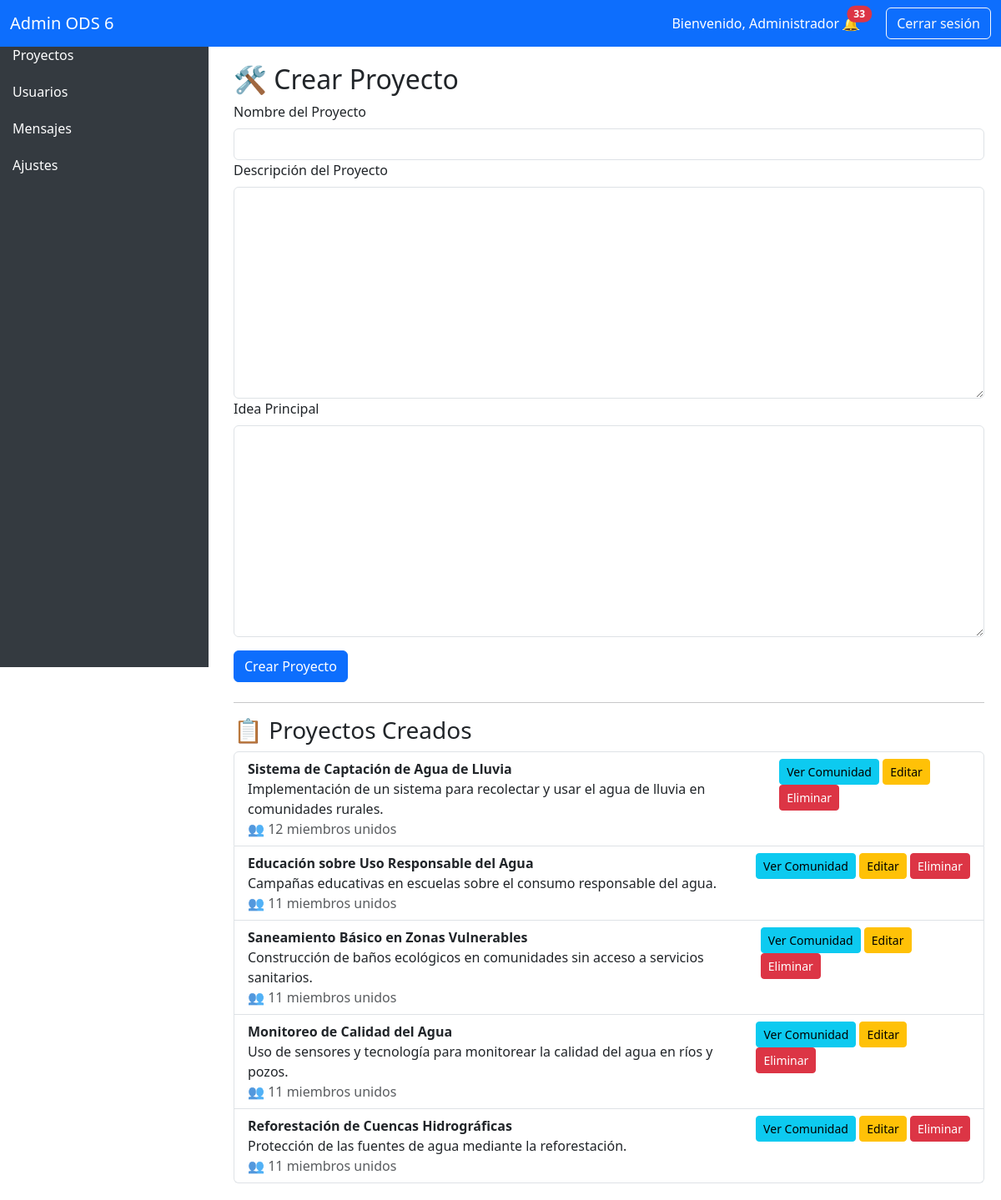
Screenshot of /proyectos/crear/ (signed in) with the database file from the repository.
### agua/models.py (models this page shows, shortened)
class Proyecto(models.Model):
    nombre = models.CharField(max_length=100)
    descripcion = models.TextField()
    idea_principal = models.TextField(blank=True, null=True)
    creado_por = models.ForeignKey(User, on_delete=models.CASCADE, related_name='proyectos_creados')
    fecha_creacion = models.DateTimeField(auto_now_add=True)
    miembros = models.ManyToManyField(User, related_name='proyectos_unidos', blank=True)

### agua/views.py (the view)
# urls.py: path('proyectos/crear/', views.crear_proyecto, name='crear_proyecto'),
@login_required
@user_passes_test(lambda u: u.is_staff)
def crear_proyecto(request):
    if request.method == "POST":
        form = ProyectoForm(request.POST)
        if form.is_valid():
            proyecto = form.save(commit=False)  # No guarda aún el objeto en la base de datos
            proyecto.creado_por = request.user  # Asigna el usuario actual a "creado_por"
            proyecto.save()  # Guarda el proyecto con el usuario asignado
            return redirect('crear_proyecto')  # Redirige a la página de proyectos
    else:
        form = ProyectoForm()
    proyectos = Proyecto.objects.all()  # Obtén todos los proyectos
    return render(request, 'agua/crear_proyecto.html', {'form': form, 'proyectos': proyectos})

### agua/forms.py
class ProyectoForm(forms.ModelForm):
    class Meta:
        model = Proyecto
        fields = ['nombre', 'descripcion', 'idea_principal']

### agua/context_processors.py (called while the page is built)
def notificaciones_context(request):
    mensajes_no_respondidos = MensajeContacto.objects.filter(respondido=False).count()
    usuarios_no_leidos = UsuarioLeido.objects.filter(leido=False).count()
    return {
        'usuarios_no_leidos': usuarios_no_leidos,
        'mensajes_no_respondidos': mensajes_no_respondidos
    }

### agua/templates/agua/crear_proyecto.html (shortened to what this page needs)
{% extends 'agua/base_admin.html' %}
{% load widget_tweaks %}
{% block content %}
<h2>🛠 Crear Proyecto</h2>
<form method="post" class="mb-4 needs-validation" novalidate>
    <div class="form-group">
        <label for="id_nombre" class="form-label">Nombre del Proyecto</label>
        {{ form.nombre|add_class:"form-control" }}
    </div>
    <div class="form-group">
        <label for="id_descripcion" class="form-label">Descripción del Proyecto</label>
        {{ form.descripcion|add_class:"form-control" }}
    </div>
    <div class="form-group">
        <label for="id_idea_principal" class="form-label">Idea Principal</label>
        {{ form.idea_principal|add_class:"form-control" }}
    </div>
    <button type="submit" class="btn btn-primary btn-block mt-3">Crear Proyecto</button>
</form>
<hr>
<h3>📋 Proyectos Creados</h3>
<ul class="list-group">
    {% for proyecto in proyectos %}
        <li class="list-group-item d-flex justify-content-between align-items-start flex-column flex-md-row">
            <div>
                <strong>{{ proyecto.nombre }}</strong><br>
                {{ proyecto.descripcion }}<br>
                <span class="text-muted">👥 {{ proyecto.miembros.count }} miembros unidos</span>
            </div>
            <div class="mt-2 mt-md-0">
                <a href="{% url 'proyecto_comunidad' proyecto.id %}" class="btn btn-info btn-sm">Ver Comunidad</a>
                <a href="{% url 'editar_proyecto' proyecto.id %}" class="btn btn-warning btn-sm">Editar</a>
                <a href="{% url 'eliminar_proyecto' proyecto.id %}" class="btn btn-danger btn-sm" onclick="return confirm('¿Estás seguro de eliminar este proyecto?');">Eliminar</a>
            </div>
        </li>
    {% empty %}
        <li class="list-group-item">No hay proyectos aún.</li>
    {% endfor %}
</ul>
{% endblock %}

### agua/templates/agua/base_admin.html (shortened to what this page needs)
<!DOCTYPE html>
<html lang="es">
<head>
    <link href="https://cdn.jsdelivr.net/npm/bootstrap@5.3.0/dist/css/bootstrap.min.css" rel="stylesheet">
</head>
<body>
    <nav class="navbar navbar-expand-lg navbar-dark bg-primary">
        <div class="container-fluid">
            <a class="navbar-brand" href="{% url 'admin_panel' %}">Admin ODS 6</a>
            <div class="d-flex align-items-center ms-auto">
                <span class="text-white me-3">
                    Bienvenido, {{ user.username }}
                    <a href="{% url 'notificaciones_admin' %}" class="position-relative me-3 text-white" title="Notificaciones">
                        🔔
                        {% if mensajes_no_respondidos > 0 or usuarios_no_leidos > 0 %}
                            <span class="position-absolute top-0 start-100 translate-middle badge rounded-pill bg-danger">
                                {{ mensajes_no_respondidos|add:usuarios_no_leidos }}
                            </span>
                        {% endif %}
                    </a>
                </span>
                <a href="{% url 'logout' %}" class="btn btn-outline-light">Cerrar sesión</a>
            </div>
        </div>
    </nav>
    <div class="sidebar">
        <ul class="nav flex-column">
            <li class="nav-item">
                <a href="{% url 'admin_panel' %}" class="nav-link">Inicio</a>
            </li>
            <li class="nav-item">
                <a class="navbar-brand" href="{% url 'crear_proyecto' %}">Proyectos</a>
            </li>
            <li class="nav-item">
                <a class="navbar-brand" href="{% url 'usuarios_registrados' %}">Usuarios</a>
            </li>
            <li class="nav-item">
                <a href="{% url 'mensajes' %}" class="nav-link">Mensajes</a>
            </li>
            <li class="nav-item">
                <a class="navbar-brand" href="{% url 'panel_ajustes' %}">Ajustes</a>
            </li>
        </ul>
    </div>
    <div class="content-wrapper">
        {% block content %}{% endblock %}
    </div>
</body>
</html>

### agua/templates/agua/base_admin.html (style rules this page uses)
.sidebar { height: 100vh; position: fixed; top: 0; left: 0; width: 250px; background-color: #343a40; color: white; }
.sidebar a { color: white; padding: 10px 15px; display: block; text-decoration: none; }
.content-wrapper { margin-left: 260px; padding: 20px; }
.navbar { z-index: 10; }

### rows the page displays
Proyecto: nombre "Sistema de Captación de Agua de Lluvia", descripcion "Implementación de un sistema para recolectar y usar el agua de lluvia en comunidades rurales.", miembros.count "12"
Proyecto: nombre "Educación sobre Uso Responsable del Agua", descripcion "Campañas educativas en escuelas sobre el consumo responsable del agua.", miembros.count "11"
Proyecto: nombre "Saneamiento Básico en Zonas Vulnerables", descripcion "Construcción de baños ecológicos en comunidades sin acceso a servicios sanitarios.", miembros.count "11"
Proyecto: nombre "Monitoreo de Calidad del Agua", descripcion "Uso de sensores y tecnología para monitorear la calidad del agua en ríos y pozos.", miembros.count "11"
Proyecto: nombre "Reforestación de Cuencas Hidrográficas", descripcion "Protección de las fuentes de agua mediante la reforestación.", miembros.count "11"

### other values shown
{{ user.username }} "Administrador"
{{ mensajes_no_respondidos|add:usuarios_no_leidos }} "33"
